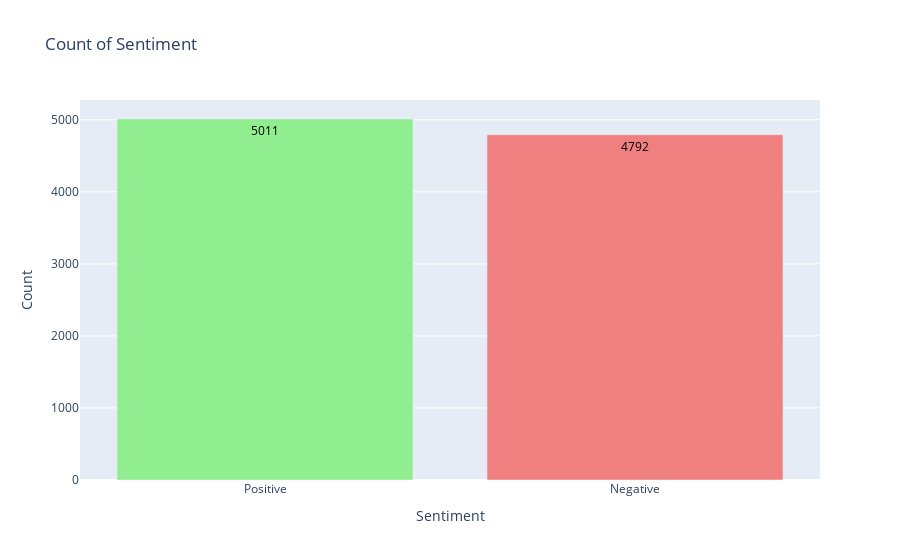

Here is the notebook cell this chart was saved with:
### Code cell
# Count the number of each sentiment class
positive_count = positive_comments.shape[0]
negative_count = negative_comments.shape[0]

labels = ['Positive', 'Negative']
counts = [positive_count, negative_count]
sorted_indices = sorted(range(len(counts)),
                key=lambda i: counts[i], reverse=True)
sorted_labels = [labels[i] for i in sorted_indices]
sorted_counts = [counts[i] for i in sorted_indices]

# Create the bar chart
fig = go.Figure(data=[go.Bar(
    x=sorted_labels,
    y=sorted_counts,
    marker_color=['lightgreen', 'lightcoral'],
    text=[f'{count}' for count in sorted_counts],  
    textposition='inside',  
    textfont=dict(size=12, color='black')  
)])

# Customize the layout
fig.update_layout(
    title='Count of Sentiment',
    xaxis_title='Sentiment',
    yaxis_title='Count',
    xaxis=dict(tickvals=[0, 1], ticktext=['Positive', 'Negative']),
    yaxis=dict(title='Count')
)

# Show the plot
fig.show()

### Figure 1 — Plotly figure (JSON) as saved in the notebook; plotly's stock layout.template omitted (floating-point values rounded to 4 significant figures)
{"data": [{"marker": {"color": ["lightgreen", "lightcoral"]}, "text": ["5011", "4792"], "textfont": {"color": "black", "size": 12}, "textposition": "inside", "type": "bar", "x": ["Positive", "Negative"], "y": [5011, 4792]}], "layout": {"title": {"text": "Count of Sentiment"}, "xaxis": {"ticktext": ["Positive", "Negative"], "tickvals": [0, 1], "title": {"text": "Sentiment"}}, "yaxis": {"title": {"text": "Count"}}}}
